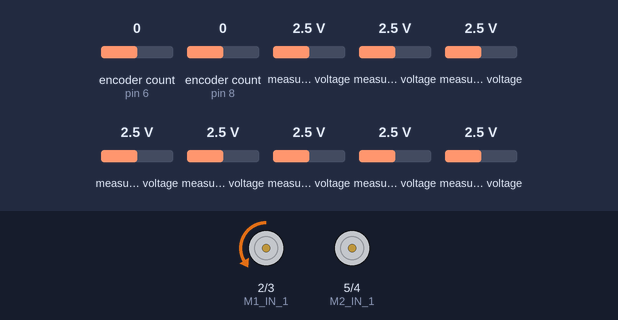
Bench run of a sketch on a simulated Arduino Uno, built with avr-gcc and run on an emulated ATmega328P. Shown: motor-driver pin pairs drawn as motors (green arrow = first pin HIGH = forward, orange = second pin HIGH = backward, longer = more drive). The inputs (shaded band) are chosen by the test bench; at power-on: encoder count (sensors on pin 6, pin 8) 0, measured voltage 2.5 V. What the sketch prints to the serial monitor is not drawn.

Above: at 0.4 s.
At 1.0 s:
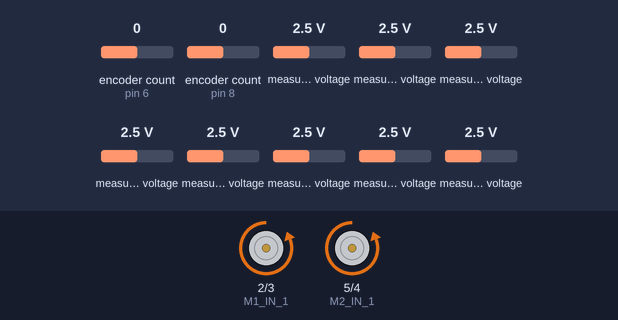
Timing chart, 0 to 2.5 s (numbered marks = the images above):
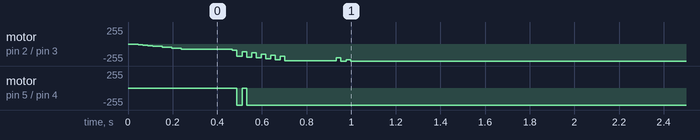

The sketch:

20_Ddetect_Dmove.ino
```cpp
// INPROGRESS
// THOUGHTS:
// PRELOAD SETPOINTS FOR NEGATIVE ROOM. <-- CROSS THIS BRIDGE WHEN WE GET THERE.
// PUT BACK IN SERIAL READ IN ORDER TO TUNE TURNING. POSSIBLE SET UP TUNNING IN SOME SORT OF WAY WHERE THE ROBOT IS STATIONARY. THEN APPLY MOVING FORWARD.


// QUESTIONS FOR LEVI:
// 1. HOW MUCH SLOWER DOES THE LINE LOOP NEED TO BE.
// 2. NEGATIVE SPEED TWINKY JUMP.
// 3. THE LOOSE ENCODER WIRE.


// ______ LIBRARYS______

#include <Encoder.h>
#include <Adafruit_MCP3008.h>


// ______ GLOBAL VARIABLES by Function ______


// OVERALL

  float twinky_one_speed = 0.20 ;
  float twinky_two_speed = twinky_one_speed ;


// SPECIAL DETECT

  bool light_values_bin[ 16 ] ;
  bool d_detected = 0 ;
  bool d_time_cupon = 0 ;
  unsigned int d_time_prev = 0 ;


// PID LF CONTROL

  unsigned int prev_line_err_time = 0 ;
  float twinky_max = twinky_one_speed ;
  float twinky_min = twinky_one_speed * -1 ;


// PID VL CONTROL

  float twinky_one = 0 ;
  float twinky_two = 0 ;
  unsigned int prev_twinky_time = 0 ;

  float twinky_one_d = 0 ;
  float twinky_two_d = 0 ;
  bool d_mv_cmplt = 0 ;
  bool d_mv_fwd_one_cmplt = 0 ;
  bool d_mv_fwd_two_cmplt = 0 ;
  bool d_mv_rot_one_cmplt = 0 ;
  bool d_mv_rot_two_cmplt = 0 ;
  bool d_mv_latch = 0 ;


// LINE LF PID CALC

  float line_lf_PID_err = 0 ;
  float line_lf_PID_err_prev = 0 ;
  float line_lf_PID_P = 0 ;
  float line_lf_PID_I = 0 ;
  float line_lf_PID_D = 0 ;
  float line_lf_PID_out = 0 ;
  float line_lf_PID_feedback = 0 ;
  unsigned int line_lf_PID_D_time_prev = 0 ;

  float line_lf_PID_KP = 00.0005 ;
  float line_lf_PID_KI = 00.0000 ;
  float line_lf_PID_KD = 00.0000 ;


// WHL 1 VL PID CALC

  float whl_1_vl_PID_err = 0 ;
  float whl_1_vl_PID_err_prev = 0 ;
  float whl_1_vl_PID_P = 0 ;
  float whl_1_vl_PID_I = 0 ;
  float whl_1_vl_PID_D = 0 ;
  float whl_1_vl_PID_out = 0 ;
  float whl_1_vl_PID_feedback = 0 ;
  unsigned int whl_1_vl_PID_D_time_prev = 0 ;

  float whl_1_vl_PID_KP = 00.9000 ;
  float whl_1_vl_PID_KI = 00.0180 ;
  float whl_1_vl_PID_KD = 20.0000 ;


// WHL 2 VL PID CALC

  float whl_2_vl_PID_err = 0 ;
  float whl_2_vl_PID_err_prev = 0 ;
  float whl_2_vl_PID_P = 0 ;
  float whl_2_vl_PID_I = 0 ;
  float whl_2_vl_PID_D = 0 ;
  float whl_2_vl_PID_out = 0 ;
  float whl_2_vl_PID_feedback = 0 ;
  unsigned int whl_2_vl_PID_D_time_prev = 0 ;

  float whl_2_vl_PID_KP = 00.9000 ;
  float whl_2_vl_PID_KI = 00.0180 ;
  float whl_2_vl_PID_KD = 20.0000 ;


// LINE ERROR CALC

  int a = 0 ;
  unsigned int light_values_left_sum = 0 ;
  unsigned int light_values_right_sum = 0 ;
  unsigned int light_values[ 16 ] ;
  int line_error = 0 ;


// PRINT OUT

  unsigned int prev_print_time = 0 ;


// HARDWARE PINS

  const short RF_CS = A4 ;
  const short ADC_1_CS = A3 ;
  const short ADC_2_CS = A2 ;

  const unsigned short M1_IN_1 = 2 ;
  const unsigned short M1_IN_2 = 3 ;
  const unsigned short M2_IN_1 = 5 ;
  const unsigned short M2_IN_2 = 4 ;

  const unsigned short M1_ENC_A = 6 ;
  const unsigned short M1_ENC_B = 7 ;
  const unsigned short M2_ENC_A = 8 ;
  const unsigned short M2_ENC_B = 9 ;


// _______ OBJECTS _______

Adafruit_MCP3008 adc1;
Adafruit_MCP3008 adc2;

Encoder enc1( M1_ENC_A, M1_ENC_B ) ;
Encoder enc2( M2_ENC_A, M2_ENC_B ) ;


// ______ FUNCTION DECLARATION ______

void printout() ;
void command_motors() ;
void pid_vl_control() ;
void pid_lf_control() ;
void line_error_calc() ;
void light_sensor_read() ;
void whl_1_vl_PID_calc() ;
void whl_2_vl_PID_calc() ;
void line_lf_PID_calc() ;
void special_detect() ;


// ______ SETUP ______

void setup()
{

  // BEGIN SERIAL
  Serial.begin(9600) ;

  // RADIO?
  pinMode(RF_CS, OUTPUT);
  digitalWrite(RF_CS, HIGH); // Without this the nRF24 will write to the SPI bus while the ADC's are also talking

  // ADC INITIATION
  adc1.begin(ADC_1_CS);
  adc2.begin(ADC_2_CS);


} // <-- setup()


// _____________ MAIN _____________                                <---------- M A I N ---------<

void loop()
{


    // CHECK INPUT FROM SERIAL
    serial_input() ;


    // SPECIAL CASE DETECTION
    special_detect() ;


    // LINE FOLLOW PID CONTROL
    if( ( millis() - prev_line_err_time ) > 40 )
    {
        pid_lf_control() ;
        prev_line_err_time = millis() ;
    }


    // MOTOR PID CONTROL
    if( ( millis() - prev_twinky_time ) > 20 )
    {
        pid_vl_control() ;
        prev_twinky_time = millis() ;
    }


    // PRINTOUT
    if( ( millis() - prev_print_time ) > 250 )
    {
      printout() ;
      prev_print_time = millis () ;
    }


} // <-- main()                                                     <---------- E N D ---------<


// ___________________________________________ FUNCTION LAND ___________________________________________
// _____________________________________________________________________________________________________


// ______ SPECIAL DETECT () ______

void special_detect()
{

    // OBTAIN BINARY ARRAY
    for ( a = 0 ; a < 13 ; a++ )
    {
        // THRESHOLD
        if( light_values[ a ] <= 680 ) light_values_bin[ a ]  = 1 ;
        else light_values_bin[ a ] = 0 ;
    }


    // DEAD_END DETECT
    for ( a = 0 ; a < 13 ; a++ )
    {
        // LOOK FOR A ONE
        if( light_values_bin[ a ] == 1 )
        {
            d_detected = 0 ;
            break ;
        }
        else d_detected = 1 ;
    }


    // IF DETECTED
    if( d_detected == 1 )
    {

        // UPDATE TIME_STAMP
        if( d_time_cupon == 0 )
        {
          // USE UP CUPON
          d_time_cupon = 1 ;
          d_time_prev = millis() ;
        }


        // IF HAS BEEN A DEAD END FOR SOME TIME
        if( ( millis() - d_time_prev > 500 ) )
        {

            // PREPARE INITIAL MOVE PERAMETERS
            if( d_mv_latch == 0 )
            {

                // GRAB LATCH
                d_mv_latch = 1 ;

                // ASSIGN GATE VALUES
                d_mv_cmplt = 0 ;
                d_mv_fwd_one_cmplt = 0 ;
                d_mv_fwd_two_cmplt = 0 ;
                d_mv_rot_one_cmplt = 0 ;
                d_mv_rot_two_cmplt = 0 ;

                // CAPTURE CURRENT TWINKY POSITIONS
                twinky_one_d = twinky_one ;
                twinky_two_d = twinky_two ;

            } // <-- if(d_mv_latch)

        } // <-- if( millis - d_time )

    } // <-- if(d_detected)


    // RESET CUPON FOR TIMER RESET
    else d_time_cupon = 0 ;


    // CROSS DETECT


    // RIGHT_TURN DETECT


    // LEFT_TURN DETECT


} // <-- special_detect()


// ______ PID VL CONTROL () ______

void pid_vl_control()
{

    // NORMAL LINE FOLLOW
    if( d_mv_latch == 0 )
    {
        twinky_one = twinky_one + ( millis() - prev_twinky_time ) * twinky_one_speed ;
        twinky_two = twinky_two + ( millis() - prev_twinky_time ) * twinky_two_speed ;
    }

    // ELSE IF DEAD_END MOVE
    else if( d_mv_latch == 1 )
    {

        // IF FWD TURN IS NOT COMPLETE
        if ( d_mv_fwd_one_cmplt == 0 || d_mv_fwd_two_cmplt == 0 )
        {
            // TURN WHEEL ONE FORWARD A SPECIFIC AMOUNT
            if( ( twinky_one - ( twinky_one_d + 180 ) ) < 0 ) twinky_one = twinky_one + ( millis() - prev_twinky_time ) * twinky_one_speed ;
            else
            {
              // UPDATE POSITION
              twinky_one_d = twinky_one ;

              // UPDATE GATE FLAG
              d_mv_fwd_one_cmplt = 1 ;
            }

            // TURN WHEEL TWO FORWARD A SPECIFIC AMOUNT
            if( ( twinky_two - ( twinky_two_d + 180 ) ) < 0 ) twinky_two = twinky_two + ( millis() - prev_twinky_time ) * twinky_two_speed ;
            else
            {
              // UPDATE POSITION
              twinky_two_d = twinky_two ;

              // UPDATE GATE FLAG
              d_mv_fwd_two_cmplt = 1 ;
            }

        } // <-- if(d_fwd_I && d_fwd_II)


        // IF ROTATION IS NOT COMPLETE
        if ( ( d_mv_rot_one_cmplt == 0 || d_mv_rot_two_cmplt == 0 ) && ( d_mv_fwd_one_cmplt == 1 && d_mv_fwd_two_cmplt == 1 ) )
        {
            // TURN WHEEL ONE FORWARD A SPECIFIC AMOUNT
            if( ( twinky_one - ( twinky_one_d + 450 ) ) < 0 ) twinky_one = twinky_one + ( millis() - prev_twinky_time ) * twinky_one_speed ;
            else d_mv_rot_one_cmplt = 1 ;

            // TURN WHEEL TWO BACKWARDS A SPECIFIC AMOUNT
            if( ( twinky_two - ( twinky_two_d - 450 ) ) > 0 ) twinky_two = twinky_two - ( millis() - prev_twinky_time ) * twinky_two_speed ;
            else d_mv_rot_two_cmplt = 1 ;


            // IF COMPLETE RESET GATE FLAGS
            if( ( d_mv_rot_one_cmplt == 1 ) && ( d_mv_rot_two_cmplt == 1 ) )
            {
                /*
                d_mv_fwd_one_cmplt = 1 ;
                d_mv_fwd_two_cmplt = 1 ;
                d_mv_rot_one_cmplt = 1 ;
                d_mv_rot_two_cmplt = 1 ;
                */
                d_mv_latch = 0 ;
                d_time_cupon = 0 ;
            }

        } // <-- if(d_mv_cmplt)

    } // <-- else if(d_dect)


    // GRAB FEEDBACK TICKS
    whl_1_vl_PID_feedback = enc1.read() ;
    whl_2_vl_PID_feedback = enc2.read() * -1 ;

    // COMPUTE PID VL OUTPUT
    whl_1_vl_PID_calc() ;
    whl_2_vl_PID_calc() ;

    // COMMAND MOTORS
    command_motors() ;


} // <-- pid_vl_control()


// ______ PID LF CONTROL () ______

void pid_lf_control()
{

        // CALCULATE LINE ERROR RAW VALUE
        line_error_calc() ;

        // COMPUTE PID LF OUTPUT
        line_lf_PID_calc() ;

        // SUBTRACT TWINKY SPEED FOR RIGHT WHEEL M2
        if( line_lf_PID_out >= 0 ) twinky_two_speed = twinky_max - line_lf_PID_out ;

        // SUBTRACT TWINKY SPEEED FOR LEFT WHEEL M1
        else twinky_one_speed = twinky_max - ( line_lf_PID_out * -1 ) ;

        // OVERRIDE FOR SPECIAL CASE OF DEAD_END TURN AROUND
        if( d_mv_latch == 1 ) twinky_two_speed = twinky_max ;
        if( d_mv_latch == 1 ) twinky_one_speed = twinky_max ;


} // <-- pid_lf_control()


// ______ LINE LF PID CALC () ______

void line_lf_PID_calc()
{

    // PROPORTIONAL
    line_lf_PID_P = line_error * line_lf_PID_KP ;


    // INTEGRAL
    line_lf_PID_I = line_lf_PID_I + line_error * line_lf_PID_KI ;
    if( line_lf_PID_I > 255 ) line_lf_PID_I = 255 ;
    if( line_lf_PID_I < -255 ) line_lf_PID_I = -255 ;


    // DERIVATIVE
    line_lf_PID_D = ( ( line_error - line_lf_PID_err_prev ) / (float)( millis() - line_lf_PID_D_time_prev ) ) * line_lf_PID_KD ;
    line_lf_PID_err_prev = line_lf_PID_D ;
    line_lf_PID_D_time_prev = millis () ;


    // SUMMATION
    line_lf_PID_out = line_lf_PID_P + line_lf_PID_I + line_lf_PID_D ;
    if( line_lf_PID_out > twinky_max ) line_lf_PID_out = twinky_max ;
    if( line_lf_PID_out < twinky_min ) line_lf_PID_out = twinky_min ;


} // <-- line_lf_PID_calc()


// ______ WHL 1 VL PID CALC () ______

void whl_1_vl_PID_calc()
{

    // ERROR
    whl_1_vl_PID_err = twinky_one - whl_1_vl_PID_feedback ;


    // PROPORTIONAL
    whl_1_vl_PID_P = whl_1_vl_PID_err * whl_1_vl_PID_KP ;


    // INTEGRAL
    whl_1_vl_PID_I = whl_1_vl_PID_I + whl_1_vl_PID_err * whl_1_vl_PID_KI ;
    if( whl_1_vl_PID_I > 255 ) whl_1_vl_PID_I = 255 ;
    if( whl_1_vl_PID_I < -255 ) whl_1_vl_PID_I = -255 ;


    // DERIVATIVE
    whl_1_vl_PID_D = ( ( whl_1_vl_PID_err - whl_1_vl_PID_err_prev ) / (float)( millis() - whl_1_vl_PID_D_time_prev ) ) * whl_1_vl_PID_KD ;
    whl_1_vl_PID_err_prev = whl_1_vl_PID_D ;
    whl_1_vl_PID_D_time_prev = millis () ;


    // SUMMATION
    whl_1_vl_PID_out = whl_1_vl_PID_P + whl_1_vl_PID_I + whl_1_vl_PID_D ;
    if( whl_1_vl_PID_out > 255 ) whl_1_vl_PID_out = 255 ;
    if( whl_1_vl_PID_out < -255 ) whl_1_vl_PID_out = -255 ;


} // <-- whl_1_vl_PID_calc()


// ______ WHL 2 VL PID CALC () ______

void whl_2_vl_PID_calc()
{

    // ERROR
    whl_2_vl_PID_err = twinky_two - whl_2_vl_PID_feedback ;


    // PROPORTIONAL
    whl_2_vl_PID_P = whl_2_vl_PID_err * whl_2_vl_PID_KP ;


    // INTEGRAL
    whl_2_vl_PID_I = whl_2_vl_PID_I + whl_2_vl_PID_err * whl_2_vl_PID_KI ;
    if( whl_2_vl_PID_I > 255 ) whl_2_vl_PID_I = 255 ;
    if( whl_2_vl_PID_I < -255 ) whl_2_vl_PID_I = -255 ;


    // DERIVATIVE
    whl_2_vl_PID_D = ( ( whl_2_vl_PID_err - whl_2_vl_PID_err_prev ) / (float)( millis() - whl_2_vl_PID_D_time_prev ) ) * whl_2_vl_PID_KD ;
    whl_2_vl_PID_err_prev = whl_2_vl_PID_D ;
    whl_2_vl_PID_D_time_prev = millis () ;


    // SUMMATION
    whl_2_vl_PID_out = whl_2_vl_PID_P + whl_2_vl_PID_I + whl_2_vl_PID_D ;
    if( whl_2_vl_PID_out > 255 ) whl_2_vl_PID_out = 255 ;
    if( whl_2_vl_PID_out < -255 ) whl_2_vl_PID_out = -255 ;


} // <-- whl_2_vl_PID_calc()


// _________ SERIAL INPUT () _________

void serial_input()
{

    // CHECK FOR SERIAL
    while (Serial.available() > 0)
    {
        // GRAB INCOMING CHARACTERS
        char incomingCharacter = Serial.read() ;

       // PICK ACTION ACORDING TO CHAR
       switch (incomingCharacter)
       {

          // INCREASE Kp
          case '1':
              //whl_1_vl_PID_KP = whl_1_vl_PID_KP + 0.05 ;
              line_lf_PID_KP = line_lf_PID_KP + 0.0005 ;
          break;


          // DECREASE Kp
          case '2':
              //whl_1_vl_PID_KP = whl_1_vl_PID_KP - 0.05 ;
              line_lf_PID_KP = line_lf_PID_KP - 0.0005 ;
          break;


          // INCREASE Ki
          case '3':
              //whl_1_vl_PID_KI = whl_1_vl_PID_KI + 0.005 ;
              line_lf_PID_KI = line_lf_PID_KI + 0.00005 ;
          break;


          // DECREASE Ki
          case '4':
              //whl_1_vl_PID_KI = whl_1_vl_PID_KI - 0.005 ;
              line_lf_PID_KI = line_lf_PID_KI - 0.00005 ;
          break;


          // INCREASE Kd
          case '5':
              //whl_1_vl_PID_KD = whl_1_vl_PID_KD + 0.5 ;
              line_lf_PID_KD = line_lf_PID_KD + 0.5 ;
          break;


          // DECREASE Kp
          case '6':
              //whl_1_vl_PID_KD = whl_1_vl_PID_KD - 0.5 ;
              line_lf_PID_KD = line_lf_PID_KD - 0.5 ;
          break;


        } // <-- switch ()

    } // <-- while()

} // <--- serial_input()


// ______ LINE ERROR CALC () ______

void line_error_calc()
{

    // READ IN LIGHT VALUES
    light_sensor_read() ;

    // ZERO-OUT SUMS
    light_values_left_sum = 0 ;
    light_values_right_sum = 0 ;

    // ADD UP LEFT SIDE
    for ( a = 0 ; a < 6 ; a++ ) light_values_left_sum = light_values_left_sum + light_values[ a ] ;

    // ADD UP RIGHT SIDE
    for ( a = 7 ; a < 13 ; a++ ) light_values_right_sum = light_values_right_sum + light_values[ a ] ;

    // CALCULATE ERROR
    line_error = light_values_left_sum - light_values_right_sum ;


} // <-- line_error()


void light_sensor_read()
{

    // LOCAL VARIABLES
    int adc1_buf[8] ;
    int adc2_buf[8] ;


    // READ IN VALUES
    for ( a = 0 ; a < 8 ; a++ )
    {
        adc1_buf[ a ] = adc1.readADC( a ) ;
        adc2_buf[ a ] = adc2.readADC( a ) ;
    }


    // COMBINE INTO ONE ARRAY
    light_values[ 12 ] = adc1_buf[ 0 ] ;
    light_values[ 11 ] = adc2_buf[ 0 ] ;
    light_values[ 10 ] = adc1_buf[ 1 ] ;
    light_values[ 9 ] = adc2_buf[ 1 ] ;
    light_values[ 8 ] = adc1_buf[ 2 ] ;
    light_values[ 7 ] = adc2_buf[ 2 ] ;
    light_values[ 6 ] = adc1_buf[ 3 ] ;
    light_values[ 5 ] = adc2_buf[ 3 ] ;
    light_values[ 4 ] = adc1_buf[ 4 ] ;
    light_values[ 3 ] = adc2_buf[ 4 ] ;
    light_values[ 2 ] = adc1_buf[ 5 ] ;
    light_values[ 1 ] = adc2_buf[ 5 ] ;
    light_values[ 0 ] = adc1_buf[ 6 ] ;


} // <-- light_sensor_read()


// _________ COMMAND MOTORS () _________

void command_motors()
{

    // IF PID_1 FORWARD
    if ( whl_1_vl_PID_out >= 0 /*whl_1_vl_output > 0*/ )
    {
        analogWrite( M1_IN_1 , 0 ) ;
        analogWrite( M1_IN_2 , whl_1_vl_PID_out /*whl_1_vl_output*/ ) ;
    }

    // IF PID_1 REVERSE
    else
    {
        analogWrite( M1_IN_1 , whl_1_vl_PID_out *-1 /*whl_1_vl_output * -1*/ ) ; // <-- ONE MUST HARD-CODE FLIP THE MAGNITUDE OF THE PWM INTO POSITIVE BECAUSE THE PWM RANGE IS 0 --> 255 (ALL POSITIVE).
        analogWrite( M1_IN_2 , 0 ) ;
    }


    // IF PID_2 FORWARD
    if ( whl_2_vl_PID_out >= 0 )
    {
        analogWrite( M2_IN_1 , 0 ) ;
        analogWrite( M2_IN_2 , whl_2_vl_PID_out ) ;
    }

    // IF PID_2 REVERSE
    else
    {
        analogWrite( M2_IN_1 , whl_2_vl_PID_out * -1 ) ;
        analogWrite( M2_IN_2 , 0 ) ;  // <-- ONE MUST HARD-CODE FLIP THE MAGNITUDE OF THE PWM INTO POSITIVE BECAUSE THE PWM RANGE IS 0 --> 255 (ALL POSITIVE).
    }


} // <--- command_motors()


// _________ PRINTOUT () _________

void printout()
{


    Serial.println() ;

/*
  // PRINT LIGHT BAR ARRAY VALUES
  for ( a = 0 ; a < 13 ; a++ )
  {
      Serial.print( light_values_bin[ a ] ) ;
      Serial.print("   ") ;
  }
*/

    Serial.println() ;


    // PRINT
    Serial.print( "    d_detected: " ) ;
    Serial.print( d_detected ) ;


    // PRINT
    Serial.print( "    d_mv_latch: " ) ;
    Serial.print( d_mv_latch ) ;


    // PRINT
    Serial.print( "    d_time_cupon: " ) ;
    Serial.print( d_time_cupon ) ;


    // PRINT
    Serial.print( "    d_mv_cmplt: " ) ;
    Serial.print( d_mv_cmplt ) ;


    // PRINT
    Serial.print( "    d_mv_fwd_one_cmplt: " ) ;
    Serial.print( d_mv_fwd_one_cmplt ) ;


    // PRINT
    Serial.print( "    d_mv_fwd_two_cmplt: " ) ;
    Serial.print( d_mv_fwd_two_cmplt ) ;


    // PRINT
    Serial.print( "    d_mv_rot_one_cmplt: " ) ;
    Serial.print( d_mv_rot_one_cmplt ) ;


    // PRINT
    Serial.print( "    d_mv_rot_two_cmplt: " ) ;
    Serial.print( d_mv_rot_two_cmplt ) ;


    // PRINT
    Serial.print( "    m - d_prev: " ) ;
    Serial.print( millis() - d_time_prev ) ;


    // PRINT
    Serial.print( "    t_one_math: " ) ;
    Serial.print( twinky_one - ( twinky_one_d + 450 ) ) ;


    // PRINT
    Serial.print( "    t_two_math: " ) ;
    Serial.print( twinky_two - ( twinky_two_d - 450 ) ) ;


    // PRINT
    Serial.print( "    t_one: " ) ;
    Serial.print( twinky_one ) ;


    // PRINT
    Serial.print( "    t_two: " ) ;
    Serial.print( twinky_two ) ;


/*

    // PRINT
    Serial.print( "    one_spd: " ) ;
    Serial.print( twinky_one_speed ) ;


    // PRINT
    Serial.print( "    two_spd: " ) ;
    Serial.print( twinky_two_speed ) ;


*/


    // PRINT
    //Serial.print( " tick_count: " ) ;
    //Serial.print( enc1.read() ) ;


    // PRINT
    //Serial.print( "       whl_1_vl_set: " ) ;
    //Serial.print( whl_1_vl_setpoint, 3 ) ;


    // PRINT
    //Serial.print( "       whl_1_vl_in: " ) ;
    //Serial.print( whl_1_vl_feedback, 3 ) ;


    // PRINT
    //Serial.print( "       whl_2_vl_in: " ) ;
    //Serial.print( whl_2_vl_feedback, 3 ) ;


/*
    // PRINT
    Serial.print( "       whl_1_vl_Kp: " ) ;
    Serial.print( whl_1_vl_Kp , 4 ) ;


    // PRINT
    Serial.print( "       whl_1_vl_Ki: " ) ;
    Serial.print( whl_1_vl_Ki , 4 ) ;


    // PRINT
    Serial.print( "       whl_1_vl_Kd: " ) ;
    Serial.print( whl_1_vl_Kd , 8 ) ;
*/

/*


    // PRINT
    Serial.print( "     twy_one: " ) ;
    Serial.print( twinky_one ) ;


    // PRINT
    Serial.print( "     twy_one_spd: " ) ;
    Serial.print( twinky_one_speed ) ;


        // PRINT
    Serial.print( "     twy_two: " ) ;
    Serial.print( twinky_two ) ;


    // PRINT
    Serial.print( "     twy_two_spd: " ) ;
    Serial.print( twinky_two_speed ) ;


    // PRINT
    Serial.print( "     err_PID_v1: " ) ;
    Serial.print( whl_1_vl_PID_err, 2 ) ;


    // PRINT
    Serial.print( "     err_PID_v2: " ) ;
    Serial.print( whl_2_vl_PID_err, 2 ) ;


    // PRINT
    Serial.print( "     err_line: " ) ;
    Serial.print( line_error ) ;
*/

/*
    // PRINT
    Serial.print( "     err_v2: " ) ;
    Serial.print( whl_2_vl_setpoint - whl_2_vl_feedback, 1 ) ;
*/

/*
    // PRINT
    Serial.print( "     whl_1_PID_out: " ) ;
    Serial.print( whl_1_vl_PID_out, 2 ) ;


    // PRINT
    Serial.print( "     whl_2_PID_out: " ) ;
    Serial.print( whl_2_vl_PID_out, 2 ) ;


    // PRINT
    Serial.print( "     line_lf_PID_out: " ) ;
    Serial.print( line_lf_PID_out, 2 ) ;


    // PRINT
    Serial.print( "     line_lf_PID_P: " ) ;
    Serial.print( line_lf_PID_P, 2 ) ;


    // PRINT
    Serial.print( "     line_lf_PID_I: " ) ;
    Serial.print( line_lf_PID_I, 2 ) ;


    // PRINT
    Serial.print( "     line_lf_PID_D: " ) ;
    Serial.print( line_lf_PID_D, 2 ) ;


    // PRINT
    Serial.print( "     line_lf_KP: " ) ;
    Serial.print( line_lf_PID_KP , 4 ) ;


    // PRINT
    Serial.print( "     line_lf_KI: " ) ;
    Serial.print( line_lf_PID_KI , 4 ) ;


    // PRINT
    Serial.print( "     line_lf_KD: " ) ;
    Serial.print( line_lf_PID_KD , 8 ) ;

*/


/*
    // PRINT
    Serial.print( "     whl_1_vl_PID_P: " ) ;
    Serial.print( whl_1_vl_PID_P, 2 ) ;


    // PRINT
    Serial.print( "     whl_1_vl_PID_I: " ) ;
    Serial.print( whl_1_vl_PID_I, 2 ) ;


    // PRINT
    Serial.print( "     whl_1_vl_PID_D: " ) ;
    Serial.print( whl_1_vl_PID_D, 2 ) ;


    // PRINT
    Serial.print( "     whl_1_vl_KP: " ) ;
    Serial.print( whl_1_vl_PID_KP , 4 ) ;


    // PRINT
    Serial.print( "     whl_1_vl_KI: " ) ;
    Serial.print( whl_1_vl_PID_KI , 4 ) ;


    // PRINT
    Serial.print( "     whl_1_vl_KD: " ) ;
    Serial.print( whl_1_vl_PID_KD , 8 ) ;

*/


/*
    // PRINT
    Serial.print( "     whl_2_out: " ) ;
    Serial.print( whl_2_vl_output, 1 ) ;
*/
/*
    // PRINT
    Serial.print( "     ln_err: " ) ;
    Serial.print( line_error ) ;


    // PRINT
    Serial.print( "     ln_err_out: " ) ;
    Serial.print( line_err_output, 4 ) ;
*/

/*
    // PRINT
    Serial.print( "     ln_err_out_test: " ) ;
    Serial.print( line_error * line_err_Kp_test , 4 ) ;
*/


} // <--- printout()
```

Measured:
- by itself, motor on pin 5 (M2_IN_1) / pin 4 (M2_IN_2): stopped → backward 255/255 at 0.49 s
